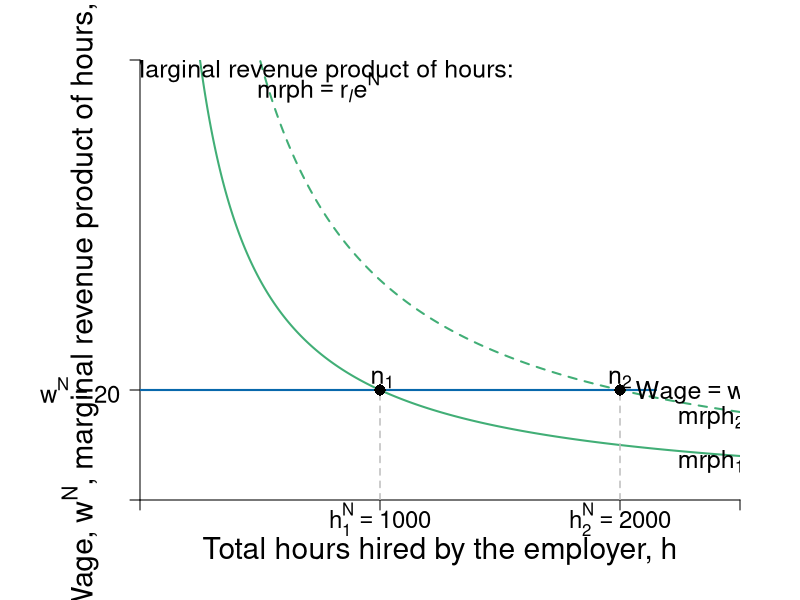

Here is the R script that generated this plot:
require(shape, rootSolve)

#define functions

MRP<-function(n){
  20000/n
}
MRP2<-function(n){
  40000/n
}

#Set parameters for graphics
axislabelsize <- 1.8
labelsize <- 1.5
namesize <- 1.8
annotatesize <- 1.5
graphlinewidth <- 2
segmentlinewidth <- 1.5

COL <- c("#7fc97f", "#beaed4", "#fdc086", "#ffff99", "#386cb0", "#f0027f", "#bf5b17", "#666666")
COLA <- c("#e0f3db", "#99d8c9","#66c2a4","#41ae76", "#238b45", "#005824")
COLB <- c("#4eb3d3", "#2b8cbe", "#0868ac","#084081")
grays <- gray.colors(25, start = 1, end = 0)


ylims <- c(0, 80)
xlims <- c(0, 2500)
npts <- 501
x <- seq(xlims[1], xlims[2], length.out = npts)
y <- seq(ylims[1], ylims[2], length.out = npts) 

# ----
# first plot: competitive vs monopsony
pdf(file = "employment/employment_mrp_effort_nonlinear2.pdf", width = 12, height = 10)
par(mar =  c(5, 7, 3, 3))

#Notice the plot starts at x = 0.2 not 0
plot(xlims[1], 0, xlim = xlims, ylim = ylims, type = "n",
     xlab = expression(paste("")),
     ylab = expression(paste("")), 
     xaxt = "n", 
     yaxt = "n", 
     cex.lab = axislabelsize, 
     bty = "n", 
     xaxs="i", 
     yaxs="i"
)

# ticksx <- seq(from = 0, to = xlims[2], by = 0.2)
# xlabels <- seq(from = 0, to = xlims[2], by = 0.2)
# ticksy <- seq(from = 0, to = ylims[2], by = 2)
# ylabels <- seq(from = 0, to = ylims[2], by = 2)

ticksx <- c(xlims[1], 1000, 2000, xlims[2])
xlabels <- c(NA, expression(paste(h[1]^{N}==1000)),expression(paste(h[2]^{N}==2000)), NA)
ticksy <- c(ylims[1], 20, ylims[2])
ylabels <- c(NA, expression(paste(w^N == 20)),NA)

axis(1, at = ticksx, pos = 0, labels = xlabels, cex.axis = axislabelsize*0.8)
axis(2, at = ticksy, pos = xlims[1], labels = ylabels, las = 1, cex.axis = axislabelsize*0.8)

npts <- 500 
xx2 <- seq(xlims[1], xlims[2], length.out = npts)

#Draw the graphs
lines(xx2, MRP(xx2), col = COLA[4], lwd = graphlinewidth)
lines(xx2, MRP2(xx2), lty = 2, col = COLA[4], lwd = graphlinewidth)


#Axis labels
mtext(expression(paste("Total hours hired by the employer, ", h)), side = 1, line = 2.5, cex = axislabelsize)
text(-250, 0.5*ylims[2], expression(paste("Wage, ", w^N, ", marginal revenue product of hours, ", r[italic(l)]*e^N )), xpd = TRUE, cex = axislabelsize, srt = 90) 


#add segments
segments(0, 20, 2150, 20, lty = 1, col = COLB[3], lwd = graphlinewidth)
segments(1000, 0, 1000, 20, lty = 2, col = "gray", lwd = segmentlinewidth)
segments(2000, 0, 2000, 20, lty = 2, col = "gray", lwd = segmentlinewidth)

## add points

points(1000, 20, pch = 16, col = "black", cex = 1.5)
points(2000, 20, pch = 16, col = "black", cex = 1.5)

# label points
text(1000 + 10, 22, expression(paste(n[1])), cex = labelsize)
text(2000 , 22, expression(paste(n[2])), cex = labelsize)



# add labels to graphs
text(2380, 7, expression(paste(mrph[1])), cex = labelsize)
text(2380, 15, expression(paste(mrph[2])), cex = labelsize)
text(2320, 20.2, expression(paste(Wage == w^N)), cex = labelsize)

text(745, 78, expression(paste("Marginal revenue product of hours:")), cex = labelsize)
text(745, 75, expression(paste(mrph == r[italic(l)]*e^N)), cex = labelsize)

#text(0.58, ACL(0.85) - 1.1, "Minimum wage", cex = axislabelsize)
#text(0.58, ACL(0.85) - 1.6, "not binding", cex = axislabelsize)

# text(0.85, 3.7, "Competitive", cex = axislabelsize)
# text(0.85, 3.2, "Marginal cost", cex = axislabelsize)
# text(0.85, 2.7, "of labor", cex = axislabelsize)
# text(0.85, 2.2, expression(paste( (mcl[C]) )), cex = axislabelsize)

dev.off()
